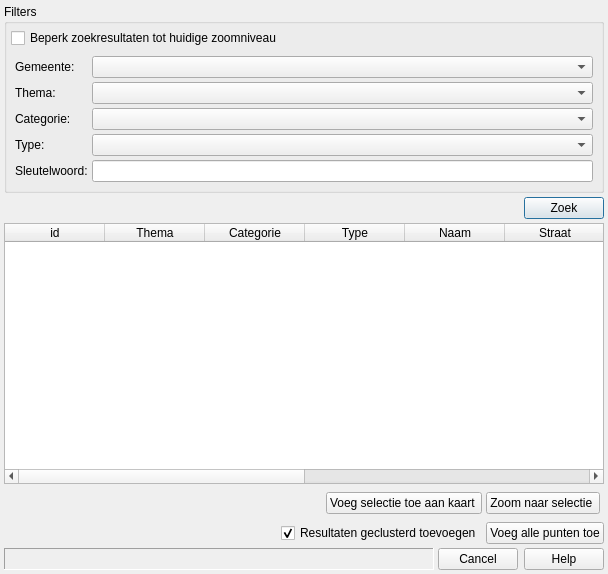
<?xml version="1.0" encoding="UTF-8"?>
<ui version="4.0">
 <author>Kay Warrie</author>
 <class>geopunt4QgisPoiDlg</class>
 <widget class="QDialog" name="geopunt4QgisPoiDlg">
  <property name="geometry">
   <rect>
    <x>0</x>
    <y>0</y>
    <width>608</width>
    <height>574</height>
   </rect>
  </property>
  <property name="contextMenuPolicy">
   <enum>Qt::ContextMenuPolicy::DefaultContextMenu</enum>
  </property>
  <property name="acceptDrops">
   <bool>false</bool>
  </property>
  <property name="windowTitle">
   <string>Zoek een interessante plaats via Geopunt</string>
  </property>
  <property name="windowIcon">
   <iconset>
    <normaloff>images/POI.svg</normaloff>images/POI.svg</iconset>
  </property>
  <property name="sizeGripEnabled">
   <bool>false</bool>
  </property>
  <layout class="QVBoxLayout" name="verticalLayout">
   <item>
    <widget class="QGroupBox" name="filterBox">
     <property name="title">
      <string>Filters</string>
     </property>
     <property name="flat">
      <bool>false</bool>
     </property>
     <property name="checkable">
      <bool>false</bool>
     </property>
     <layout class="QGridLayout" name="gridLayout">
      <item row="0" column="1">
       <widget class="QCheckBox" name="currentBoundsVink">
        <property name="enabled">
         <bool>true</bool>
        </property>
        <property name="text">
         <string>Beperk zoekresultaten tot huidige zoomniveau</string>
        </property>
        <property name="tristate">
         <bool>false</bool>
        </property>
       </widget>
      </item>
      <item row="1" column="1">
       <widget class="QWidget" name="filterWgt" native="true">
        <layout class="QFormLayout" name="formLayout">
         <item row="0" column="0">
          <widget class="QLabel" name="filterLbl0">
           <property name="text">
            <string>Gemeente:</string>
           </property>
          </widget>
         </item>
         <item row="0" column="1">
          <widget class="QComboBox" name="filterPoiNIS">
           <property name="sizePolicy">
            <sizepolicy hsizetype="MinimumExpanding" vsizetype="Preferred">
             <horstretch>0</horstretch>
             <verstretch>0</verstretch>
            </sizepolicy>
           </property>
          </widget>
         </item>
         <item row="1" column="0">
          <widget class="QLabel" name="filterLbl1">
           <property name="text">
            <string>Thema:</string>
           </property>
          </widget>
         </item>
         <item row="1" column="1">
          <widget class="QComboBox" name="filterPoiThemeCombo">
           <property name="sizePolicy">
            <sizepolicy hsizetype="MinimumExpanding" vsizetype="Fixed">
             <horstretch>0</horstretch>
             <verstretch>0</verstretch>
            </sizepolicy>
           </property>
           <property name="editable">
            <bool>false</bool>
           </property>
          </widget>
         </item>
         <item row="2" column="1">
          <widget class="QComboBox" name="filterPoiCategoryCombo">
           <property name="sizePolicy">
            <sizepolicy hsizetype="MinimumExpanding" vsizetype="Fixed">
             <horstretch>0</horstretch>
             <verstretch>0</verstretch>
            </sizepolicy>
           </property>
          </widget>
         </item>
         <item row="3" column="1">
          <widget class="QComboBox" name="filterPoiTypeCombo">
           <property name="sizePolicy">
            <sizepolicy hsizetype="MinimumExpanding" vsizetype="Fixed">
             <horstretch>0</horstretch>
             <verstretch>0</verstretch>
            </sizepolicy>
           </property>
          </widget>
         </item>
         <item row="2" column="0">
          <widget class="QLabel" name="filterLbl2">
           <property name="text">
            <string>Categorie:</string>
           </property>
          </widget>
         </item>
         <item row="4" column="1">
          <widget class="QLineEdit" name="poiText"/>
         </item>
         <item row="3" column="0">
          <widget class="QLabel" name="filterLbl3">
           <property name="text">
            <string>Type:</string>
           </property>
          </widget>
         </item>
         <item row="4" column="0">
          <widget class="QLabel" name="label">
           <property name="text">
            <string>Sleutelwoord:</string>
           </property>
          </widget>
         </item>
        </layout>
       </widget>
      </item>
     </layout>
    </widget>
   </item>
   <item>
    <layout class="QHBoxLayout" name="horizontalLayout_3">
     <item>
      <spacer name="horizontalSpacer_3">
       <property name="orientation">
        <enum>Qt::Orientation::Horizontal</enum>
       </property>
       <property name="sizeHint" stdset="0">
        <size>
         <width>40</width>
         <height>20</height>
        </size>
       </property>
      </spacer>
     </item>
     <item>
      <widget class="QPushButton" name="zoekKnop">
       <property name="text">
        <string>Zoek</string>
       </property>
       <property name="icon">
        <iconset>
         <normaloff>:/plugins/geopunt4Qgis/images/magnifyingGlass.png</normaloff>:/plugins/geopunt4Qgis/images/magnifyingGlass.png</iconset>
       </property>
       <property name="autoDefault">
        <bool>true</bool>
       </property>
       <property name="default">
        <bool>true</bool>
       </property>
      </widget>
     </item>
    </layout>
   </item>
   <item>
    <widget class="QTableWidget" name="resultLijst">
     <property name="contextMenuPolicy">
      <enum>Qt::ContextMenuPolicy::ActionsContextMenu</enum>
     </property>
     <property name="frameShape">
      <enum>QFrame::Shape::StyledPanel</enum>
     </property>
     <property name="verticalScrollBarPolicy">
      <enum>Qt::ScrollBarPolicy::ScrollBarAsNeeded</enum>
     </property>
     <property name="editTriggers">
      <set>QAbstractItemView::EditTrigger::NoEditTriggers</set>
     </property>
     <property name="selectionMode">
      <enum>QAbstractItemView::SelectionMode::ExtendedSelection</enum>
     </property>
     <property name="selectionBehavior">
      <enum>QAbstractItemView::SelectionBehavior::SelectRows</enum>
     </property>
     <property name="sortingEnabled">
      <bool>true</bool>
     </property>
     <property name="rowCount">
      <number>0</number>
     </property>
     <attribute name="horizontalHeaderShowSortIndicator" stdset="0">
      <bool>true</bool>
     </attribute>
     <attribute name="horizontalHeaderStretchLastSection">
      <bool>false</bool>
     </attribute>
     <attribute name="verticalHeaderShowSortIndicator" stdset="0">
      <bool>false</bool>
     </attribute>
     <column>
      <property name="text">
       <string>id</string>
      </property>
     </column>
     <column>
      <property name="text">
       <string>Thema</string>
      </property>
     </column>
     <column>
      <property name="text">
       <string>Categorie</string>
      </property>
     </column>
     <column>
      <property name="text">
       <string>Type</string>
      </property>
     </column>
     <column>
      <property name="text">
       <string>Naam</string>
      </property>
     </column>
     <column>
      <property name="text">
       <string>Straat</string>
      </property>
     </column>
     <column>
      <property name="text">
       <string>Huisnummer</string>
      </property>
     </column>
     <column>
      <property name="text">
       <string>Busnummer</string>
      </property>
     </column>
     <column>
      <property name="text">
       <string>Postcode</string>
      </property>
     </column>
     <column>
      <property name="text">
       <string>Gemeente</string>
      </property>
     </column>
    </widget>
   </item>
   <item>
    <widget class="QWidget" name="buttonWgt" native="true">
     <layout class="QHBoxLayout" name="horizontalLayout_2">
      <item>
       <spacer name="horizontalSpacer">
        <property name="orientation">
         <enum>Qt::Orientation::Horizontal</enum>
        </property>
        <property name="sizeHint" stdset="0">
         <size>
          <width>40</width>
          <height>20</height>
         </size>
        </property>
       </spacer>
      </item>
      <item>
       <widget class="QPushButton" name="addToMapKnop">
        <property name="text">
         <string>Voeg selectie toe aan kaart </string>
        </property>
        <property name="icon">
         <iconset>
          <normaloff>images/addPointLayer.png</normaloff>images/addPointLayer.png</iconset>
        </property>
        <property name="autoDefault">
         <bool>false</bool>
        </property>
       </widget>
      </item>
      <item>
       <widget class="QPushButton" name="zoomSelKnop">
        <property name="text">
         <string>Zoom naar selectie </string>
        </property>
        <property name="icon">
         <iconset>
          <normaloff>images/binocularsSmall.png</normaloff>images/binocularsSmall.png</iconset>
        </property>
        <property name="autoDefault">
         <bool>false</bool>
        </property>
       </widget>
      </item>
     </layout>
    </widget>
   </item>
   <item>
    <layout class="QHBoxLayout" name="horizontalLayout_4">
     <item>
      <spacer name="horizontalSpacer_2">
       <property name="orientation">
        <enum>Qt::Orientation::Horizontal</enum>
       </property>
       <property name="sizeHint" stdset="0">
        <size>
         <width>40</width>
         <height>20</height>
        </size>
       </property>
      </spacer>
     </item>
     <item>
      <widget class="QCheckBox" name="clusterCheck">
       <property name="toolTip">
        <string>Resultaten Clusteren indien groter dan 1024</string>
       </property>
       <property name="text">
        <string>Resultaten geclusterd toevoegen</string>
       </property>
       <property name="checked">
        <bool>true</bool>
       </property>
      </widget>
     </item>
     <item>
      <widget class="QPushButton" name="addMinModelBtn">
       <property name="toolTip">
        <string>&lt;html&gt;&lt;head/&gt;&lt;body&gt;&lt;p&gt;Voeg alle POI’s toe die voldoen aan de criteria. &lt;/p&gt;&lt;p&gt;Indien meer dan 1024 punten zal een gedeelte geclusterd worden,&lt;/p&gt;&lt;p&gt;tenzij u u het vinkje hiernaast uitvink.&lt;/p&gt;&lt;/body&gt;&lt;/html&gt;</string>
       </property>
       <property name="text">
        <string>Voeg alle punten toe</string>
       </property>
      </widget>
     </item>
    </layout>
   </item>
   <item>
    <layout class="QHBoxLayout" name="buttonBoxLayout">
     <item>
      <widget class="QLabel" name="msgLbl">
       <property name="sizePolicy">
        <sizepolicy hsizetype="Expanding" vsizetype="Preferred">
         <horstretch>0</horstretch>
         <verstretch>0</verstretch>
        </sizepolicy>
       </property>
       <property name="frameShape">
        <enum>QFrame::Shape::Panel</enum>
       </property>
       <property name="frameShadow">
        <enum>QFrame::Shadow::Sunken</enum>
       </property>
       <property name="text">
        <string/>
       </property>
      </widget>
     </item>
     <item>
      <widget class="QDialogButtonBox" name="buttonBox">
       <property name="sizePolicy">
        <sizepolicy hsizetype="Maximum" vsizetype="Fixed">
         <horstretch>0</horstretch>
         <verstretch>0</verstretch>
        </sizepolicy>
       </property>
       <property name="orientation">
        <enum>Qt::Orientation::Horizontal</enum>
       </property>
       <property name="standardButtons">
        <set>QDialogButtonBox::StandardButton::Cancel|QDialogButtonBox::StandardButton::Help</set>
       </property>
       <property name="centerButtons">
        <bool>false</bool>
       </property>
      </widget>
     </item>
    </layout>
   </item>
  </layout>
  <action name="actionZoomtoSelection">
   <property name="text">
    <string>Zoom naar Selectie</string>
   </property>
  </action>
  <action name="actionAddTSeltoMap">
   <property name="text">
    <string>Voeg selectie toe aan kaart</string>
   </property>
  </action>
 </widget>
 <layoutdefault spacing="4" margin="4"/>
 <resources/>
 <connections>
  <connection>
   <sender>buttonBox</sender>
   <signal>rejected()</signal>
   <receiver>geopunt4QgisPoiDlg</receiver>
   <slot>close()</slot>
   <hints>
    <hint type="sourcelabel">
     <x>594</x>
     <y>476</y>
    </hint>
    <hint type="destinationlabel">
     <x>244</x>
     <y>184</y>
    </hint>
   </hints>
  </connection>
  <connection>
   <sender>filterBox</sender>
   <signal>clicked(bool)</signal>
   <receiver>filterWgt</receiver>
   <slot>setVisible(bool)</slot>
   <hints>
    <hint type="sourcelabel">
     <x>299</x>
     <y>160</y>
    </hint>
    <hint type="destinationlabel">
     <x>299</x>
     <y>182</y>
    </hint>
   </hints>
  </connection>
  <connection>
   <sender>currentBoundsVink</sender>
   <signal>clicked(bool)</signal>
   <receiver>filterLbl0</receiver>
   <slot>setDisabled(bool)</slot>
   <hints>
    <hint type="sourcelabel">
     <x>299</x>
     <y>80</y>
    </hint>
    <hint type="destinationlabel">
     <x>45</x>
     <y>140</y>
    </hint>
   </hints>
  </connection>
  <connection>
   <sender>currentBoundsVink</sender>
   <signal>clicked(bool)</signal>
   <receiver>filterPoiNIS</receiver>
   <slot>setDisabled(bool)</slot>
   <hints>
    <hint type="sourcelabel">
     <x>299</x>
     <y>80</y>
    </hint>
    <hint type="destinationlabel">
     <x>332</x>
     <y>140</y>
    </hint>
   </hints>
  </connection>
 </connections>
</ui>
